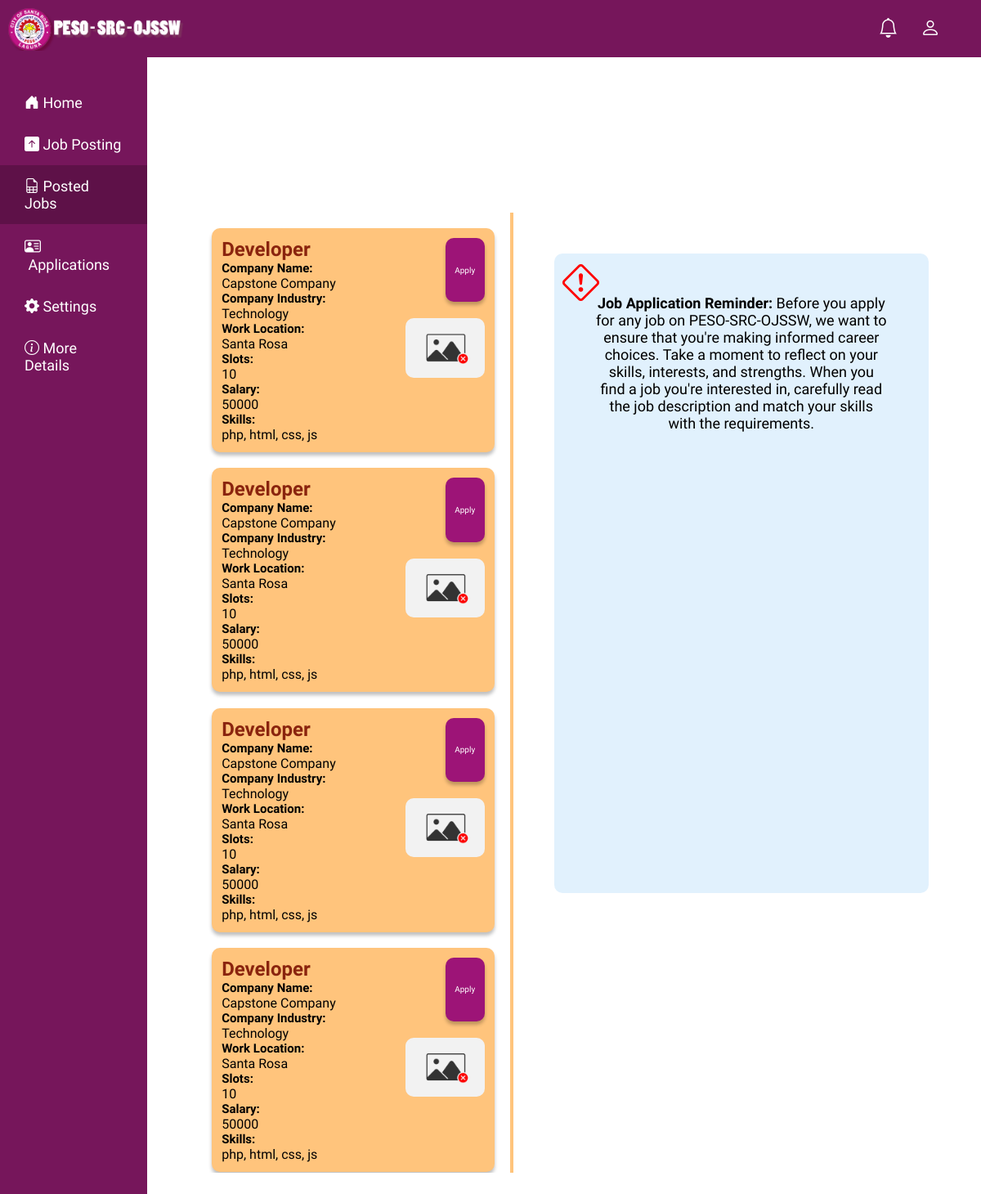
The page /company/jobpost.php on the database as committed earlier.
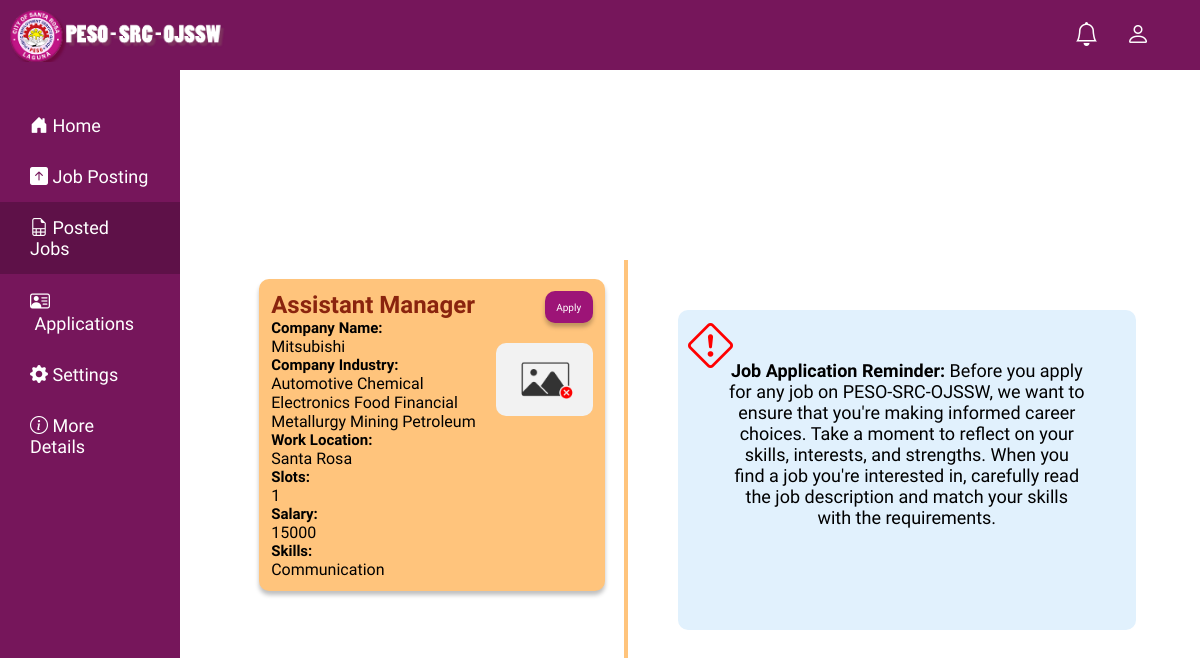
The same page on the database as committed later.
### tables this page shows
CREATE TABLE `c_jobpost` (
  `c_jobpost_id` int(11) NOT NULL,
  `company_id` int(11) NOT NULL,
  `companyName` varchar(255) NOT NULL,
  `industry` varchar(255) NOT NULL,
  `position` varchar(255) NOT NULL,
  `educBg` varchar(255) NOT NULL,
  `yrsExperience` varchar(255) NOT NULL,
  `workLocation` varchar(255) NOT NULL,
  `jobTitle` varchar(255) NOT NULL,
  `slot` int(11) NOT NULL,
  `salary` int(11) NOT NULL,
  `skills` varchar(255) NOT NULL,
  `question1` varchar(225) NOT NULL,
  `question2` varchar(225) NOT NULL,
  `question3` varchar(225) NOT NULL,
  `question4` varchar(225) NOT NULL,
  `question5` varchar(225) NOT NULL,
  `answer1` varchar(225) NOT NULL,
  `answer2` varchar(225) NOT NULL,
  `answer3` varchar(225) NOT NULL,
  `answer4` varchar(225) NOT NULL,
  `answer5` varchar(225) NOT NULL,
  `img` text NOT NULL,
  `date_added` timestamp NOT NULL DEFAULT current_timestamp() ON UPDATE current_timestamp()
);

### function.php (called while the page is built)
<?php
function isActivePage($pageName) {
    $currentPage = basename($_SERVER['PHP_SELF']);
    if ($currentPage === $pageName) {
        return 'class="active"';
    } else {
        return '';
    }
}
?>

### company/jobpost.php (the view, shortened to what this page needs)
<!DOCTYPE html>
<html lang="en">
<head>
    <link rel="stylesheet" href="../assets/css/company_sidenav.css">
    <link rel="stylesheet" href="https://cdn.jsdelivr.net/npm/bootstrap-icons@1.10.5/font/bootstrap-icons.css">
    <link rel="stylesheet" href="../assets/css/company_jobpost.css">
</head>
<body>
<?php
    include "../function.php";
    include "sidenav.php";
    include "topnav.php";
    ?>
    <div class="main-container">
        <div class="main-row">
            <div class="col-1">
            </div>
            <div class="col-2">
                <div class="col-2-row">
                    <div class="col-2-content">
                    <?php
                        $sql = "SELECT * FROM c_jobpost";
                        if($result = mysqli_query($conn, $sql)){
                            if (mysqli_num_rows($result) > 0) {
                                while($row = mysqli_fetch_array($result)){
                                    $job_post_id = $row['c_jobpost_id'];
                                    ?>
                             <div class="description">
                             <div class="desc-col-1">
                             <h2><?php echo $row['jobTitle']; ?></h2>
                            <h3>Company Name:</h3><p><?php echo $row['companyName']; ?></p>
                            <h3>Company Industry:</h3><p> <?php echo $row['industry']; ?></p>
                            <h3>Work Location: </h3><p> <?php echo $row['workLocation']; ?></p>
                            <h3>Slots: </h3><p> <?php echo $row['slot']; ?></p>
                            <h3>Salary: </h3><p> <?php echo $row['salary']; ?></p>
                            <h3>Skills: </h3><p> <?php echo $row['skills']; ?></p>
                             </div>
                             <div class="desc-col-2">
                                <div>
                                <button onclick="openTab('<?php echo $job_post_id; ?>')">Apply</button>
                                </div>
                                <img src="<?php echo $row['img']; ?>" alt="No image" srcset="../assets/img/default-img.jpg">
                             </div>
                        </div>
                        <?php
                            }
                    } else {
                        echo '<div class="alert alert-danger"><em>No records were found.</em></div>';
                    }
                } else {
                    echo "Oops! Something went wrong. Please try again later.";
                }
            ?>
                    </div>
                    <div class="col-2-content-full" id="col-2-content-full">
                    <div class="reminder">
                    <i class="bi bi-exclamation-diamond"></i><p><span style="font-weight:bolder;">Job Application Reminder:</span>
                            Before you apply for any job on PESO-SRC-OJSSW, we want to ensure that you're making informed career choices. Take a moment to reflect on your skills, interests, and strengths. When you find a job you're interested in, carefully read the job description and match your skills with the requirements.</p>
                            </div>
                    </div>
                </div>
            </div>
        </div>
    </div>
</body>
</html>

### company/sidenav.php
<link rel="stylesheet" href="../assets/css/applicant_sidenav.css">
<link rel="stylesheet" href="https://cdn.jsdelivr.net/npm/bootstrap-icons@1.10.5/font/bootstrap-icons.css">
<div class="topside-container">
    <div class="sidenav">
        <div class="col-side">
        <a href="homepage.php" <?php echo isActivePage("homepage.php"); ?>><i class="bi bi-house-door-fill"></i>&nbsp;Home</a>
        <a href="jobposting.php" <?php echo isActivePage("jobposting.php"); ?>><i class="bi bi-arrow-up-square-fill"></i>&nbsp;Job Posting</a>
        <a href="jobpost.php" <?php echo isActivePage("jobpost.php"); ?>><i class="bi bi-file-earmark-spreadsheet"></i>&nbsp;Posted Jobs</a>
        <a href="#" <?php echo isActivePage("#"); ?>><i class="bi bi-person-vcard" style="font-size:20px"></i>&nbsp;Applications</a>
        <a href="#" <?php echo isActivePage("#"); ?>><i class="bi bi-gear-fill"></i>&nbsp;Settings</a>
        <a href="#" <?php echo isActivePage("#"); ?>><i class="bi bi-info-circle"></i>&nbsp;More Details</a>
        </div>
</div>

### company/topnav.php (shortened to what this page needs)
<link rel="stylesheet" href="../assets/css/applicant_topnav.css">
<link rel="stylesheet" href="https://cdn.jsdelivr.net/npm/bootstrap-icons@1.10.5/font/bootstrap-icons.css">
<div class="topnav">
    <div class="peso-logo"></div>
    <div class="right-corner">
        <div class="notification-icon">
            <i class="bi bi-bell" id="bell-icon"></i>
        </div>
        <div class="dropdown">
            <i class="bi bi-person" id="person-icon"></i>
        </div>
    </div>
</div>

### assets/css/company_sidenav.css (style rules this page uses)
* { margin: 0; padding: 0; font-family: 'Lato', sans-serif; font-family: 'Roboto Serif', serif; }
.topside-container { display: flex; }
.sidenav { margin-top: 70px; height: 100vh; width: 20%; background-color: #76165B; overflow-x: hidden; position: fixed; }
.sidenav a { font-size: 1.8vw; color: white; display: block; background-color: transparent; text-decoration: none; padding: 15px 30px; }
.sidenav .col-side { margin-top: 30px; }
.sidenav a.active { background-color: #5E1148; }

### assets/css/company_jobpost.css (style rules this page uses)
.main-container { margin-top: 60px; margin-left: 20%; width: 100%; height: 90vh; overflow: hidden; }
.col-1 { width: 100%; height: 200px; position: relative; }
.col-2 { width: 100%; }
.col-2-row { display: flex; }
.col-2-content { overflow-y: auto; height: 60vh; flex: 0 0 40%; border-right: 4px solid #FFC47C; }
.col-2-content .description { display: flex; background-color: #FFC47C; padding: 10px; margin: 5%; border: 2px solid #FFC47C; border-radius: 10px; box-shadow: 0px 4px 4px 0px #00000040 inset; box-shadow: 0px 4px 4px 0px #00000040; }
.col-2-content .desc-col-1 { flex: 1; }
.col-2-content .desc-col-1 h2 { color: #8A240E; }
.col-2-content .desc-col-1 h3 { font-size: 15px; font-weight: 700; }
.col-2-content .desc-col-2 { flex: 0 0 30%; }
.col-2-content .description img { border-radius: 10px; margin-top: 15px; width: 100%; }
.col-2-content .description button { margin-left: 50%; margin-bottom: 5px; font-size: 10px; cursor: pointer; border: none; height: 4vh; width: 50%; background-color: #9D1477; color: #fff; border-radius: 10px; box-shadow: 0px 4px 4px 0px #BA3A96F7 inset; box-shadow: 0px 4px 4px 0px #00000040; }
.reminder { height: 40vh; font-size: 25px; border-radius: 10px; margin: 50px; width: 80%; background-color: #e1f1fd; }
.reminder i { color: #FF0000; padding: 10px; font-size: 45px; position: absolute; }
.reminder p { font-size: 18px; text-align: center; justify-content: center; padding: 50px 50px; }

### assets/css/applicant_sidenav.css (style rules this page uses)
* { margin: 0; padding: 0; font-family: 'Lato', sans-serif; font-family: 'Roboto Serif', serif; }
.topside-container { display: flex; }
.sidenav { margin-top: 70px; height: 100vh; width: 15%; background-color: #76165B; overflow-x: hidden; position: fixed; }
.sidenav a { font-size: 1.5vw; color: white; display: block; background-color: transparent; text-decoration: none; padding: 15px 30px; }
.sidenav .col-side { margin-top: 30px; }
.sidenav a.active { background-color: #5E1148; }

### assets/css/applicant_topnav.css (style rules this page uses)
* { font-family: 'Gelasio', serif; }
.topnav { display: flex; position: relative; height: 70px; background-color: #76165B; width: 100%; position: fixed; z-index: 5; }
.topnav .peso-logo { margin: 10px; background-image: url(../img/ojssw.png); background-size: 90%; background-repeat: no-repeat; width: 20%; height: 100px; cursor: pointer; }
.topnav .right-corner { font-size: 30px; color: #fff; position: absolute; right: 0; padding: 15px 30px; }
.notification-icon { position: relative; display: inline-block; margin-right: 20px; }
#bell-icon { font-size: 24px; cursor: pointer; }
.dropdown { position: relative; display: inline-block; margin-right: 20px; }
#person-icon { font-size: 24px; cursor: pointer; }

Rows that differ between the two databases and show on the page:
removed c_jobpost: jobTitle "Developer", companyName "Capstone Company", industry "Technology", workLocation "Santa Rosa", slot "10", salary "50000", skills "php, html, css, js"
removed c_jobpost: jobTitle "Developer", companyName "Capstone Company", industry "Technology", workLocation "Santa Rosa", slot "10", salary "50000", skills "php, html, css, js"
removed c_jobpost: jobTitle "Developer", companyName "Capstone Company", industry "Technology", workLocation "Santa Rosa", slot "10", salary "50000", skills "php, html, css, js"
removed c_jobpost: jobTitle "Developer", companyName "Capstone Company", industry "Technology", workLocation "Santa Rosa", slot "10", salary "50000", skills "php, html, css, js"
added c_jobpost: jobTitle "Assistant Manager", companyName "Mitsubishi", industry "Automotive Chemical Electronics Food Financial Metallurgy Mining Petroleum", workLocation "Santa Rosa", slot "1", salary "15000", skills "Communication"
